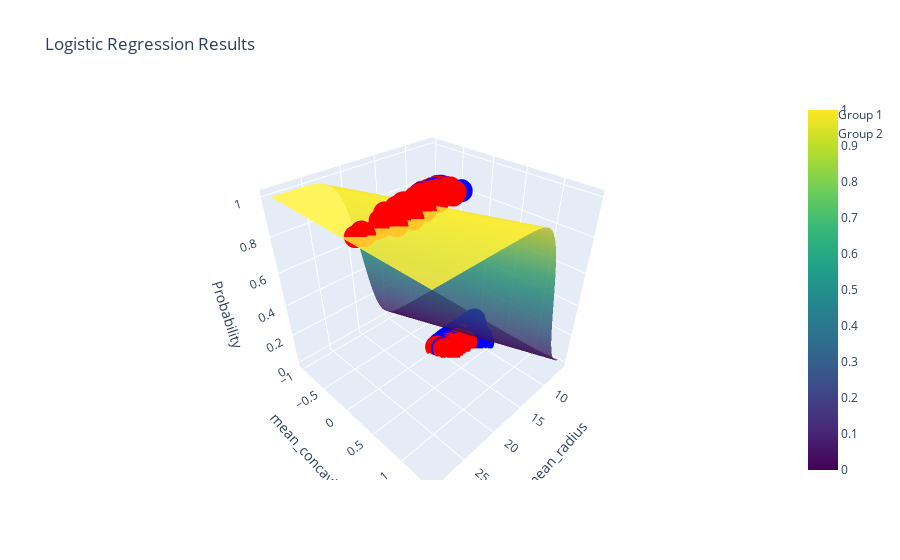

Notebook cell for this chart:
### Code cell
# Create a meshgrid to generate surface points
x_min, x_max = data['mean_radius'].min() - 1, data['mean_radius'].max() + 1
y_min, y_max = data['mean_concavity'].min() - 1, data['mean_concavity'].max() + 1
xx, yy = np.meshgrid(np.arange(x_min, x_max, 0.1),
                     np.arange(y_min, y_max, 0.1))
Z = model.predict_proba(np.c_[xx.ravel(), yy.ravel()])[:, 1]
Z = Z.reshape(xx.shape)

# Split the data into two groups based on labels
group1 = data[data['is_cancer'] == 0]
group2 = data[data['is_cancer'] == 1]


# Create a 3D scatter plot with logistic regression probabilities
trace1 = go.Scatter3d(
    x=group1['mean_radius'],
    y=group1['mean_concavity'],
    z=group1['predictions'],
    mode='markers',
    name='Group 1',
    marker=dict(color='blue')
)

trace2 = go.Scatter3d(
    x=group2['mean_radius'],
    y=group2['mean_concavity'],
    z=group2['predictions'],
    mode='markers',
    name='Group 2',
    marker=dict(color='red')
)

# Create the decision boundary surface
trace3 = go.Surface(
    x=xx,
    y=yy,
    z=Z,
    colorscale='Viridis',
    opacity=0.8
)

layout = go.Layout(
    title='Logistic Regression Results',
    scene=dict(
        xaxis=dict(title='mean_radius'),
        yaxis=dict(title='mean_concavity'),
        zaxis=dict(title='Probability')
    )
)

data = [trace1, trace2, trace3]
fig = go.Figure(data=data, layout=layout)

# Display the interactive 3D plot
fig.show();

### Figure 1 — Plotly figure (JSON) as saved in the notebook; plotly's stock layout.template omitted (floating-point values rounded to 4 significant figures; data arrays with more than 128 entries replaced by an {"elided": "..."} marker saying what was removed)
{"data": [{"marker": {"color": "blue"}, "mode": "markers", "name": "Group 1", "type": "scatter3d", "x": {"elided": "357 float values"}, "y": {"elided": "357 float values"}, "z": {"elided": "357 int values"}}, {"marker": {"color": "red"}, "mode": "markers", "name": "Group 2", "type": "scatter3d", "x": {"elided": "212 float values"}, "y": {"elided": "212 float values"}, "z": {"elided": "212 int values"}}, {"colorscale": [[0, "#440154"], [0.1111, "#482878"], [0.2222, "#3e4989"], [0.3333, "#31688e"], [0.4444, "#26828e"], [0.5556, "#1f9e89"], [0.6667, "#35b779"], [0.7778, "#6ece58"], [0.8889, "#b5de2b"], [1, "#fde725"]], "opacity": 0.8, "type": "surface", "x": {"elided": "25x232 float values"}, "y": {"elided": "25x232 float values"}, "z": {"elided": "25x232 float values"}}], "layout": {"scene": {"xaxis": {"title": {"text": "mean_radius"}}, "yaxis": {"title": {"text": "mean_concavity"}}, "zaxis": {"title": {"text": "Probability"}}}, "title": {"text": "Logistic Regression Results"}}}
